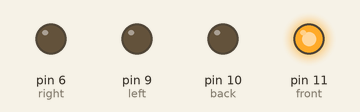
A sketch run on a simulated Arduino Uno, built with avr-gcc and run on an emulated ATmega328P. Parts: output pins drawn as LEDs (lit = HIGH).

Above: at 0.05 s.
At 1.55 s:
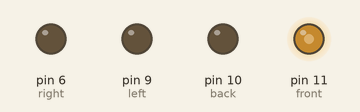
At 3.05 s:
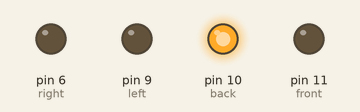
At 6.05 s:
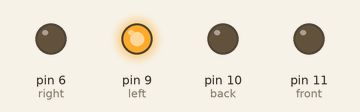
At 9.05 s:
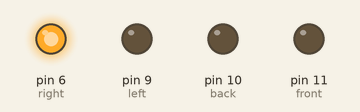
At 12.0 s:
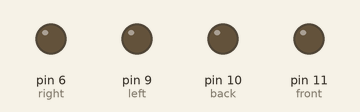
Timing chart, 0 to 15.6 s (numbered marks = the images above):
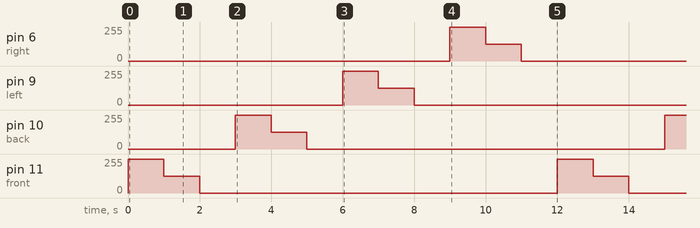

The sketch:

Blink-Strips.ino
```cpp
/*
  Blink-Strips

  Prototype test program - alternatingly turns four LED strips to 100% for one second, then 50% for one second,
  then off for one second.

  2018-7-19 by Lukas Frese

  loosely based on example code from the public domain:
  http://www.arduino.cc/en/Tutorial/Blink
*/
int front = 11;
int back = 10;
int left = 9;
int right = 6;

// the setup function runs once when you press reset or power the board
void setup() {
   // initialize pin <front> as an output.
  pinMode(front, OUTPUT);
  // initialize pin <back> as an output.
  pinMode(back, OUTPUT);
  // initialize pin <left> as an output.
  pinMode(left, OUTPUT);
  // initialize pin <right> as an output.
  pinMode(right, OUTPUT);
}

// the loop function runs over and over again forever
void loop() {
  analogWrite(front, 255);   // turn the front LED strip on (255 is the max voltage level)
  delay(1000);                       // wait for a second
  analogWrite(front, 127);   // turn the front LED strip lower (50 % voltage)
  delay(1000);                       // wait for a second
  analogWrite(front, 0);     // turn the front LED strip off by making the voltage 0
  delay(1000);                       // wait for a second
  analogWrite(back, 255);    // turn the back LED strip on (255 is the max voltage level)
  delay(1000);                       // wait for a second
  analogWrite(back, 127);    // turn the back LED strip lower (50 % voltage)
  delay(1000);                       // wait for a second
  analogWrite(back, 0);      // turn the back LED strip off by making the voltage 0
  delay(1000);                       // wait for a second
  analogWrite(left, 255);    // turn the left LED strip on (255 is the max voltage level)
  delay(1000);                       // wait for a second
  analogWrite(left, 127);    // turn the left LED strip lower (50 % voltage)
  delay(1000);                       // wait for a second
  analogWrite(left, 0);      // turn the left LED strip off by making the voltage 0
  delay(1000);                       // wait for a second
  analogWrite(right, 255);   // turn the right LED strip on (255 is the max voltage level)
  delay(1000);                       // wait for a second
  analogWrite(right, 127);   // turn the right LED strip lower (50 % voltage)
  delay(1000);                       // wait for a second
  analogWrite(right, 0);     // turn the right LED strip off by making the voltage 0
  delay(1000);                       // wait for a second
}
```

Measured:
- by itself, pin 6 (right), pin 9 (left), pin 10 (back), pin 11 (front): repeats every 12.0 s: 127/255 1.0 s, 0/255 10.0 s, 255/255 1.0 s
